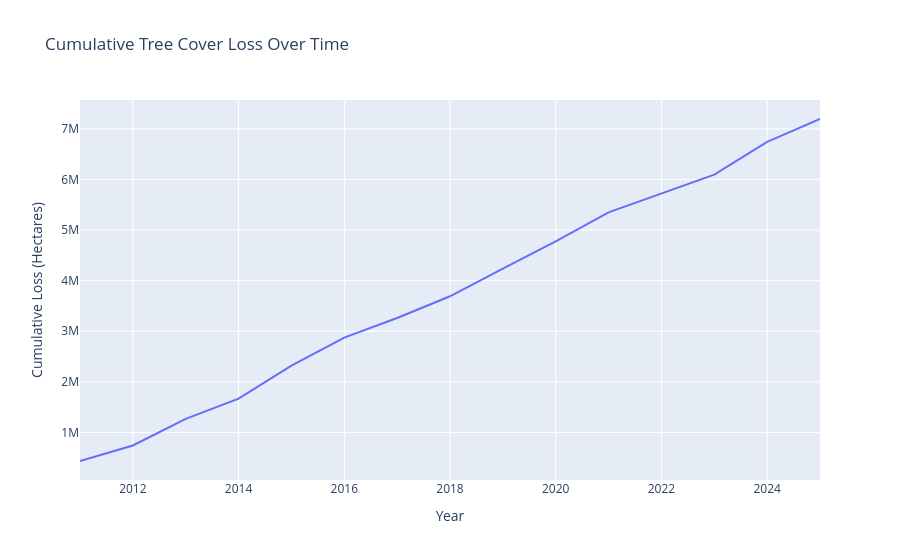

Notebook code cell kept with this figure:
### Markdown cell above
## 5. Environmental Impact Analysis

### Code cell
# 5.1 Cumulative Forest Loss Analysis
yearly_loss = df.groupby('year')['annual_tree_cover_loss_ha'].sum().reset_index()
yearly_loss['cumulative_loss'] = yearly_loss['annual_tree_cover_loss_ha'].cumsum()

fig = px.line(yearly_loss, x='year', y='cumulative_loss',
              title='Cumulative Tree Cover Loss Over Time',
              labels={'cumulative_loss': 'Cumulative Loss (Hectares)',
                     'year': 'Year'})
fig.show()

### Figure 1 — Plotly figure (JSON) as saved in the notebook; plotly's stock layout.template omitted (floating-point values rounded to 4 significant figures)
{"data": [{"hovertemplate": "Year=%{x}<br>Cumulative Loss (Hectares)=%{y}<extra></extra>", "legendgroup": "", "line": {"color": "#636efa", "dash": "solid"}, "marker": {"symbol": "circle"}, "mode": "lines", "name": "", "orientation": "v", "showlegend": false, "type": "scatter", "x": [2011, 2012, 2013, 2014, 2015, 2016, 2017, 2018, 2019, 2020, 2021, 2022, 2023, 2024, 2025], "xaxis": "x", "y": [436801, 743685, 1270114, 1670276, 2320164, 2873764, 3262534, 3690936, 4238012, 4775006, 5347046, 5724682, 6094604, 6739703, 7192794], "yaxis": "y"}], "layout": {"legend": {"tracegroupgap": 0}, "title": {"text": "Cumulative Tree Cover Loss Over Time"}, "xaxis": {"anchor": "y", "domain": [0, 1], "title": {"text": "Year"}}, "yaxis": {"anchor": "x", "domain": [0, 1], "title": {"text": "Cumulative Loss (Hectares)"}}}}
